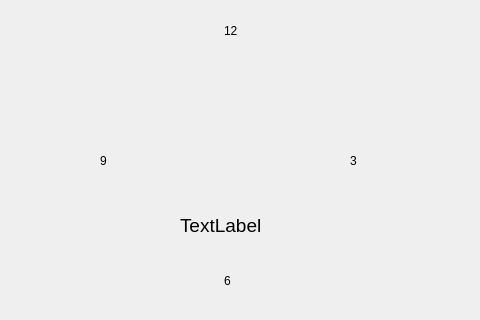
<?xml version="1.0" encoding="UTF-8"?>
<ui version="4.0">
 <class>AnalogClock</class>
 <widget class="QWidget" name="AnalogClock">
  <property name="geometry">
   <rect>
    <x>0</x>
    <y>0</y>
    <width>480</width>
    <height>320</height>
   </rect>
  </property>
  <property name="windowTitle">
   <string>Form</string>
  </property>
  <property name="styleSheet">
   <string notr="true"/>
  </property>
  <widget class="QPushButton" name="pb_rdigital">
   <property name="geometry">
    <rect>
     <x>0</x>
     <y>0</y>
     <width>70</width>
     <height>320</height>
    </rect>
   </property>
   <property name="styleSheet">
    <string notr="true">border-style: solid;</string>
   </property>
   <property name="text">
    <string/>
   </property>
  </widget>
  <widget class="QPushButton" name="pb_calaix">
   <property name="geometry">
    <rect>
     <x>410</x>
     <y>0</y>
     <width>70</width>
     <height>320</height>
    </rect>
   </property>
   <property name="styleSheet">
    <string notr="true">border-style: solid;</string>
   </property>
   <property name="text">
    <string/>
   </property>
  </widget>
  <widget class="QLabel" name="data">
   <property name="geometry">
    <rect>
     <x>180</x>
     <y>210</y>
     <width>121</width>
     <height>31</height>
    </rect>
   </property>
   <property name="font">
    <font>
     <pointsize>14</pointsize>
    </font>
   </property>
   <property name="styleSheet">
    <string notr="true">qproperty-alignment: 'AlignVCenter | AlignCenter';</string>
   </property>
   <property name="text">
    <string>TextLabel</string>
   </property>
  </widget>
  <widget class="QLabel" name="l6">
   <property name="geometry">
    <rect>
     <x>224</x>
     <y>270</y>
     <width>31</width>
     <height>21</height>
    </rect>
   </property>
   <property name="styleSheet">
    <string notr="true">qproperty-alignment: 'AlignVCenter | AlignCenter';</string>
   </property>
   <property name="text">
    <string>6</string>
   </property>
  </widget>
  <widget class="QLabel" name="l12">
   <property name="geometry">
    <rect>
     <x>224</x>
     <y>20</y>
     <width>31</width>
     <height>21</height>
    </rect>
   </property>
   <property name="styleSheet">
    <string notr="true">qproperty-alignment: 'AlignVCenter | AlignCenter';</string>
   </property>
   <property name="text">
    <string>12</string>
   </property>
  </widget>
  <widget class="QLabel" name="l3">
   <property name="geometry">
    <rect>
     <x>350</x>
     <y>150</y>
     <width>31</width>
     <height>21</height>
    </rect>
   </property>
   <property name="styleSheet">
    <string notr="true">qproperty-alignment: 'AlignVCenter | AlignCenter';</string>
   </property>
   <property name="text">
    <string>3</string>
   </property>
  </widget>
  <widget class="QLabel" name="l9">
   <property name="geometry">
    <rect>
     <x>100</x>
     <y>150</y>
     <width>31</width>
     <height>21</height>
    </rect>
   </property>
   <property name="styleSheet">
    <string notr="true">qproperty-alignment: 'AlignVCenter | AlignCenter';</string>
   </property>
   <property name="text">
    <string>9</string>
   </property>
  </widget>
 </widget>
 <resources/>
 <connections/>
</ui>
